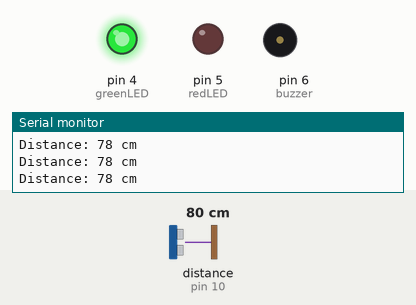
Recording of a sketch running on a simulated Arduino Uno, built with avr-gcc and run on an emulated ATmega328P. On the bench: output pins drawn as LEDs (lit = HIGH), buzzer (waves = sounding), the last lines printed to the serial monitor. Wiring (inferred from the names in the program): ultrasonic range finder: trigger pin 9; echo pin 10. Inputs (shaded band) come from the test bench; at power-on: distance to the obstacle (sensor on pin 10) 80 cm. The echo pulse lasts 58.3 µs per cm; pins used as bus, display or sensor lines are not drawn.

Above: at 1.2 s.
1.3 s: distance to the obstacle (sensor on pin 10) set to 56 cm
4.3 s: distance to the obstacle (sensor on pin 10) set to 49 cm
At 4.8 s:
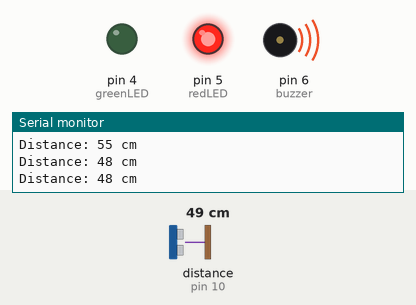
6.0 s: distance to the obstacle (sensor on pin 10) set to 120 cm
At 7.2 s:
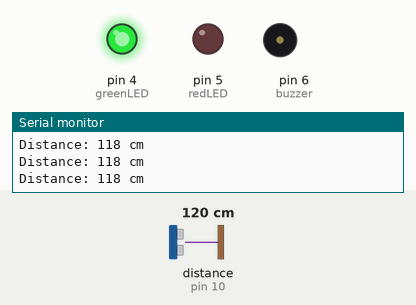
7.6 s: distance to the obstacle (sensor on pin 10) set to 2 cm
At 9.2 s:
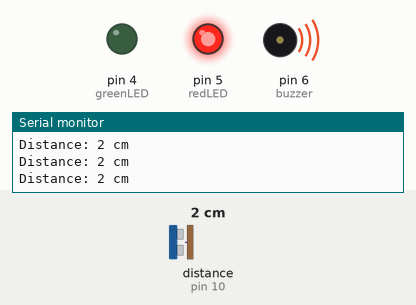
Timing chart, 0 to 10.2 s (numbered marks = the images above; inputs shaded):
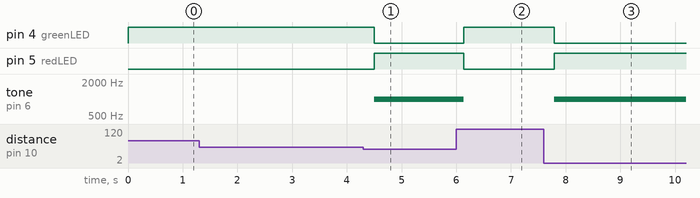

Measured:
- the behaviour switches between 52 and 51 cm on distance to the obstacle (sensor on pin 10) (found by bisection; images 0 and 1)
- after the input at 4.3 s, pin 4 (greenLED): HIGH → LOW after 0.20 s; pin 5 (redLED): LOW → HIGH after 0.20 s; tone on pin 6 (buzzer): silent → 1000 Hz after 0.20 s
- after the input at 6.0 s, pin 4 (greenLED): LOW → HIGH after 0.14 s; pin 5 (redLED): HIGH → LOW after 0.14 s; tone on pin 6 (buzzer): 1000 Hz → silent after 0.14 s
- after the input at 7.6 s, pin 4 (greenLED): HIGH → LOW after 0.19 s; pin 5 (redLED): LOW → HIGH after 0.19 s; tone on pin 6 (buzzer): silent → 1000 Hz after 0.19 s

The sketch:

q4_smart_parking.ino
```cpp
/**
 * purpose: smart parking indicator. an ultrasonic sensor measure the distance
 * to a vehicle. if it is within threshold, the red LED and buzer turn on.
 * otherwise the green LED is on.
 */

 const int triggerPin = 9;
 const int echoPin = 10;
 const int greenLED = 4;
 const int redLED = 5;
 const int buzzer = 6;

 const int THRESHOLD_CM = 50;

 void setup() {
    pinMode(triggerPin, OUTPUT);
    pinMode(echoPin, INPUT);
    pinMode(greenLED, OUTPUT);
    pinMode(redLED, OUTPUT);
    pinMode(buzzer, OUTPUT);
    Serial.begin(9600);
 }

 long measureDistanceCM() {

    digitalWrite(triggerPin, LOW);
    delayMicroseconds(2);
    digitalWrite(triggerPin, HIGH);
    delayMicroseconds(10);
    digitalWrite(triggerPin, LOW);

    long duration = pulseIn(echoPin, HIGH);

    return duration * 0.034 /2;
 }

 void loop() {
    long distance = measureDistanceCM();

    Serial.print("Distance: ");
    Serial.print(distance);
    Serial.println(" cm");

    if (distance <= THRESHOLD_CM) {
        digitalWrite(redLED, HIGH);
        digitalWrite(greenLED, LOW);
        tone(buzzer, 1000);
    } else {
        digitalWrite(greenLED, HIGH);
        digitalWrite(redLED, LOW);
        noTone(buzzer);
    }

    delay(200);
 }
```
